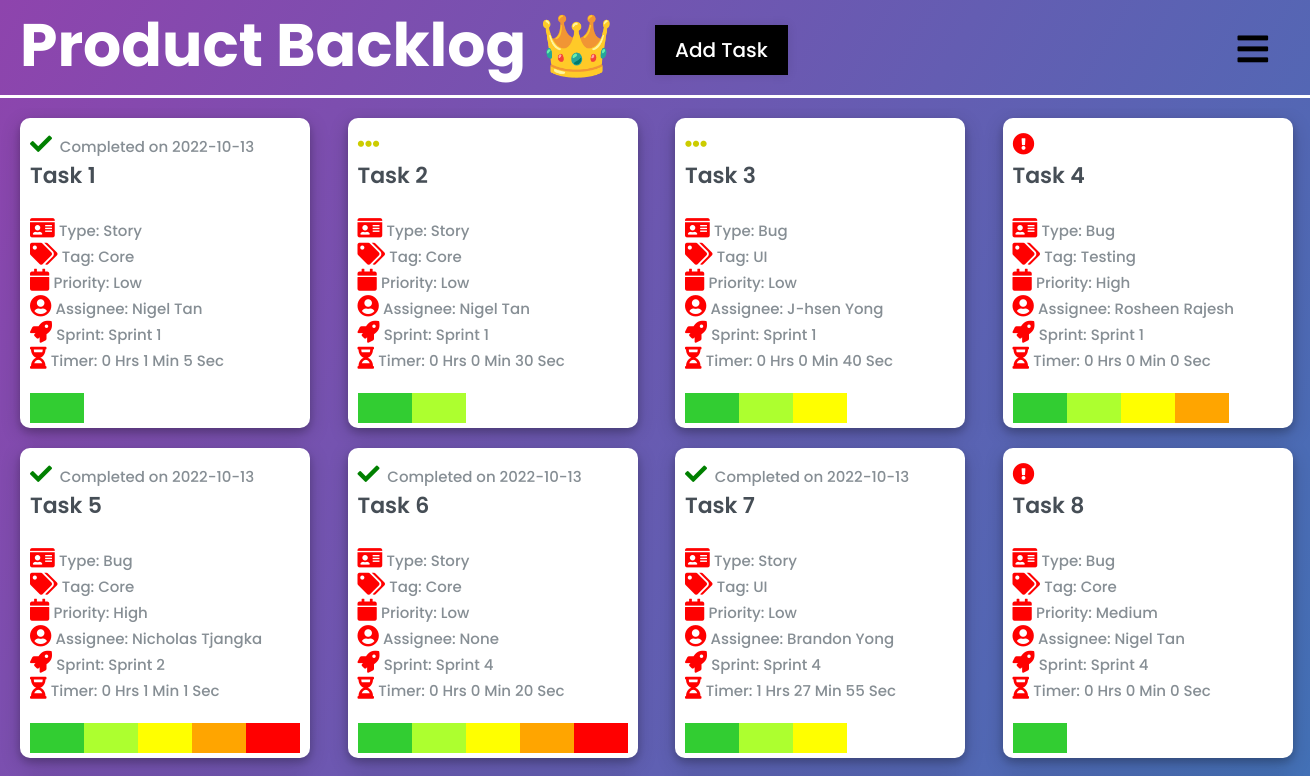
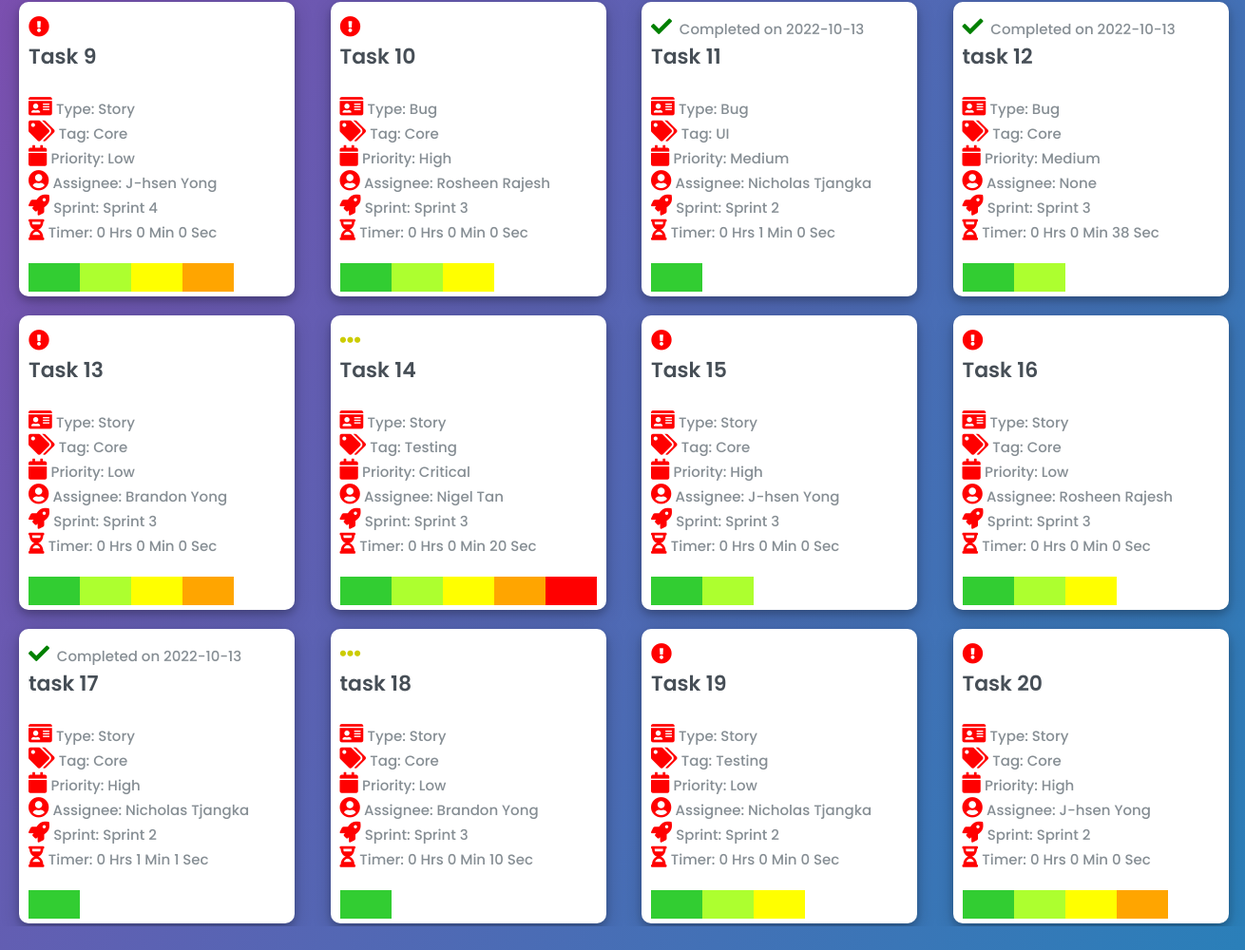
The page / on the database its author committed (2 pictures, top to bottom).
### tables this page shows
CREATE TABLE "card" (
	"card_id"	INTEGER NOT NULL UNIQUE,
	"card_name"	TEXT NOT NULL,
	"card_tag"	TEXT,
	"card_priority"	TEXT,
	"card_storypoint"	TEXT,
	"card_description"	TEXT,
	"card_status"	TEXT,
	"card_start"	TEXT,
	"card_stop"	TEXT,
	"card_elapsed"	BLOB,
	"list_id"	INTEGER,
	"user_username"	TEXT,
	"sprint_id"	INTEGER,
	"card_type"	INTEGER,
	"card_timer"	BLOB DEFAULT 0,
	PRIMARY KEY("card_id" AUTOINCREMENT),
	FOREIGN KEY("user_username") REFERENCES "User"("user_username") ON DELETE SET NULL,
	FOREIGN KEY("list_id") REFERENCES "List"("list_id") ON DELETE SET NULL,
	FOREIGN KEY("sprint_id") REFERENCES "Sprint"("sprint_id") ON DELETE SET NULL
);

CREATE TABLE "Sprint" (
	"sprint_id"	INTEGER NOT NULL UNIQUE,
	"sprint_name"	TEXT,
	"sprint_start"	TEXT,
	"sprint_end"	TEXT,
	"sprint_status"	TEXT,
	PRIMARY KEY("sprint_id" AUTOINCREMENT)
);

### app.py (the view)
@app.route("/", methods=['POST', 'GET'])
def product_backlog():
    users = appDb.all_users()
    sprints = appDb.all_sprint()
    if request.method == "POST":
        card_name = request.form.get("taskname")
        card_tag = request.form.get("tasktag")
        card_priority = request.form.get("taskpriority")
        card_storypoint = request.form.get("taskstorypoint")
        card_description = request.form.get("taskdescription")
        card_type = request.form.get("tasktype")
        if  request.form.get("taskassignee") == "":
            card_assignee = None
        else:
             card_assignee = request.form.get("taskassignee")
        try:
            appDb.create_card(card_name, card_tag, card_priority, card_storypoint, card_description, "To do", card_type, None, card_assignee)
            return redirect("/")
        except:
            return "There was an issue addind your task!"
    else:
        tasks = appDb.all_cards()
        return render_template("index.html", tasks=tasks, users=users, sprints=sprints)

### db.py (called while the page is built)
    def all_users(self) :
        try :
            self.cursor.execute(
                "SELECT * from user")
            return self.cursor.fetchall()
        except Exception as e :
            return e

    def all_cards(self ) :
        try :
            self.cursor.execute(
                "SELECT * from CARD")
            return self.cursor.fetchall()
        except Exception as e :
            return e

    def all_sprint(self) :
        try :
            self.cursor.execute(
                "Select * from sprint")
            return self.cursor.fetchall()
        except Exception as e :
            return e

### templates/index.html (shortened to what this page needs)
{% extends "base.html" %}
{% block head %}
<link rel="stylesheet" href="https://use.fontawesome.com/releases/v5.15.4/css/all.css"/>
{% endblock %}
{% block body %}
<div class="product_backlog">
    <h1>Product Backlog &#128081;</h1>
    <label for="add_task_check" class="show_add_task_btn">Add Task</label>
    <label for="check">
        <i class="fas fa-bars" id="btn"></i>
    </label>
    <div class="task_box">
        {% for task in tasks %}
            <div class="miniature_card">
                <div class="front_facing">
                    {% if task[6] == "To do" %}
                        <div><i class="fa fa-exclamation-circle" style="color:red; margin-top: 5px;"></i></div>
                    {% elif task[6] == "Doing" %}
                        <div><i class="fa fa-ellipsis-h" style="color:#CCCC00; margin-top: 5px;"></i></div>
                    {% else %}
                        <div><i class="fa fa-check" style="color:green; margin-top: 5px;"></i><span class="quote2">&nbsp;&nbsp;Completed on {{task[9]}}</span></div>
                    {% endif %}
                    <div class="card_text">
                        <h3 class="name">{{task[1]}}</h3>
                        <br>
                    </div>
                    <div class="tag_type_priority">
                        <i class="fa fa-id-card"></i>
                        <span class="quote2">Type: {{task[13]}}</span>
                        <br>
                        <i class="fa fa-tags"></i>
                        <span class="quote2">Tag: {{task[2]}}</span>
                        <br>
                        <i class="fa fa-calendar"></i>
                        <span class="quote2">Priority: {{task[3]}}</span>
                        <br>
                        <i class="fa fa-user-circle"></i>
                        <span class="quote2">Assignee: {{task[11]}}</span>
                        <br>
                        <i class="fa fa-rocket"></i>
                        {% if task[12] == None %}
                            <span class="quote2">Sprint: None</span>
                        {% else %}
                            {% for sprint in sprints %}
                                {% if task[12] == sprint[0] %}
                                    <span class="quote2">Sprint: {{sprint[1]}}</span>
                                {% endif %}
                            {% endfor %}
                        {% endif %}
                        <br>
                        <i class="fa fa-hourglass-half"></i>
                        {% if task[14] == 0 %}
                            <span class="quote2">Timer: 0 Hrs 0 Min 0 Sec</span>
                        {% else %}
                            {% set time = task[14]|int() %}
                            {% set time = time - 662400 %}
                            <span class="quote2">Timer: {{time // 3600}} Hrs {{(time // 60) - (60*(time // 3600))}} Min {{time % 60}} Sec</span>
                        {% endif %}
                        <br>
                        <div class="line">
                            {% if task[4] == "1" %}
                                <span class="color-1"></span>
                            {% elif task[4] == "2" %}
                                <span class="color-1"></span>
                                <span class="color-2"></span>
                            {% elif task[4] == "3" %}
                                <span class="color-1"></span>
                                <span class="color-2"></span>
                                <span class="color-3"></span>
                            {% elif task[4] == "4" %}
                                <span class="color-1"></span>
                                <span class="color-2"></span>
                                <span class="color-3"></span>
                                <span class="color-4"></span>
                            {% else %}
                                <span class="color-1"></span>
                                <span class="color-2"></span>
                                <span class="color-3"></span>
                                <span class="color-4"></span>
                                <span class="color-5"></span>
                            {% endif %}
                        </div>
                    </div>
                </div>
            </div>
        {% endfor %}
    </div>
</div>
{% endblock %}

### templates/base.html (shortened to what this page needs)
<!DOCTYPE html>
<html lang="en">
<head>
    <link rel="stylesheet" href="{{ url_for('static', filename='css/main.css')}}">
    {% block head %}{% endblock %}
</head>
<body>
    {% block body %}{% endblock %}
</body>
</html>

### static/css/main.css (style rules this page uses)
* { margin: 0; padding: 0; box-sizing: border-box; font-family: "Poppins", sans-serif; }
body { margin: 0; padding: 0; overflow: hidden; }
.product_backlog { background: linear-gradient(120deg, #8e44ad, #2980b9); height: 100vh; }
.product_backlog h1 { text-align: left; padding-left: 20px; padding-bottom: 5px; border-bottom: 3px solid white; font-size: 60px; color: white; }
label #btn, label #cancel { position: absolute; cursor: pointer; border-radius: 3px; }
label #btn { right: 30px; top: 25px; font-size: 35px; color: black; padding: 6px 12px; transition: all .5s; }
.show_add_task_btn { background-color: black; padding: 10px 20px; font-size: 20px; font-weight: 500; color: white; cursor: pointer; box-shadow: 0px 0px 10px rgba(0,0,0,0.1); border-color: black; position: absolute; top: 25px; left: 50%; }
.task_box { display: grid; grid-template-columns: repeat(4, minmax(150px, 0.5fr)); grid-row: 150px; padding: 10px; gap: 20px; justify-content: center; overflow: auto; max-height: 90%; margin-top: 10px; }
.miniature_card { width: 290px; max-width: 290px; height: 310px; max-height: 310px; background-color: #fff; justify-content: left; align-items: left; text-align: left; border-radius: 10px; box-shadow: 0 4px 8px 0 rgba(0, 0, 0, 0.2), 0 6px 20px 0 rgba(0, 0, 0, 0.19); padding: 10px; overflow: hidden; margin-left: 10px; word-wrap: break-word; }
.miniature_card i { font-size: 22px !important; color: red; }
.miniature_card .name { font-size: 22px; color: #464e56; font-weight: 600; }
.miniature_card .quote2 { font-size: 15px; font-weight: 500; color: #868e94; }
.line span { display:block; width:20%; float:left; height:5px; margin-top: 20px; height: 30px; }
.line { width:100%; }
.color-1 { background: limegreen; }
.color-2 { background:greenyellow; }
.color-3 { background:yellow; }
.color-4 { background:orange; }
.color-5 { background:red; }

### rows shown on the page
card: card_elapsed "2022-10-13", card_name "Task 1", card_type "Story", card_tag "Core", card_priority "Low", user_username "Nigel Tan", time "0", value "1", time "5", card_storypoint "1" (drawn)
Sprint: sprint_name "Sprint 1"
card: card_status "Doing" (drawn), card_name "Task 2", card_type "Story", card_tag "Core", card_priority "Low", user_username "Nigel Tan", time "0", value "0", time "30", card_storypoint "2" (drawn)
card: card_status "Doing" (drawn), card_name "Task 3", card_type "Bug", card_tag "UI", card_priority "Low", user_username "J-hsen Yong", time "0", value "0", time "40", card_storypoint "3" (drawn)
card: card_status "To do" (drawn), card_name "Task 4", card_type "Bug", card_tag "Testing", card_priority "High", user_username "Rosheen Rajesh", card_timer "Timer: 0 Hrs 0 Min 0 Sec", card_storypoint "4" (drawn)
card: card_elapsed "2022-10-13", card_name "Task 5", card_type "Bug", card_tag "Core", card_priority "High", user_username "Nicholas Tjangka", time "0", value "1", time "1"
Sprint: sprint_name "Sprint 2"
card: card_elapsed "2022-10-13", card_name "Task 6", card_type "Story", card_tag "Core", card_priority "Low", task "None", time "0", value "0", time "20"
Sprint: sprint_name "Sprint 4"
card: card_elapsed "2022-10-13", card_name "Task 7", card_type "Story", card_tag "UI", card_priority "Low", user_username "Brandon Yong", time "1", value "27", time "55", card_storypoint "3" (drawn)
card: card_status "To do" (drawn), card_name "Task 8", card_type "Bug", card_tag "Core", card_priority "Medium", user_username "Nigel Tan", card_timer "Timer: 0 Hrs 0 Min 0 Sec", card_storypoint "1" (drawn)
card: card_status "To do" (drawn), card_name "Task 9", card_type "Story", card_tag "Core", card_priority "Low", user_username "J-hsen Yong", card_timer "Timer: 0 Hrs 0 Min 0 Sec", card_storypoint "4" (drawn)
card: card_status "To do" (drawn), card_name "Task 10", card_type "Bug", card_tag "Core", card_priority "High", user_username "Rosheen Rajesh", card_timer "Timer: 0 Hrs 0 Min 0 Sec", card_storypoint "3" (drawn)
Sprint: sprint_name "Sprint 3"
card: card_elapsed "2022-10-13", card_name "Task 11", card_type "Bug", card_tag "UI", card_priority "Medium", user_username "Nicholas Tjangka", time "0", (time//60)-(60*(time//3600)) "1"
card: card_elapsed "2022-10-13", card_name "task 12", card_type "Bug", card_tag "Core", card_priority "Medium", task "None", time "0", value "0", time "38", card_storypoint "2" (drawn)
card: card_status "To do" (drawn), card_name "Task 13", card_type "Story", card_tag "Core", card_priority "Low", user_username "Brandon Yong", card_timer "Timer: 0 Hrs 0 Min 0 Sec", card_storypoint "4" (drawn)
card: card_status "Doing" (drawn), card_name "Task 14", card_type "Story", card_tag "Testing", card_priority "Critical", user_username "Nigel Tan", time "0", value "0", time "20"
card: card_status "To do" (drawn), card_name "Task 15", card_type "Story", card_tag "Core", card_priority "High", user_username "J-hsen Yong", card_timer "Timer: 0 Hrs 0 Min 0 Sec", card_storypoint "2" (drawn)
card: card_status "To do" (drawn), card_name "Task 16", card_type "Story", card_tag "Core", card_priority "Low", user_username "Rosheen Rajesh", card_timer "Timer: 0 Hrs 0 Min 0 Sec", card_storypoint "3" (drawn)
card: card_elapsed "2022-10-13", card_name "task 17", card_type "Story", card_tag "Core", card_priority "High", user_username "Nicholas Tjangka", time "0", (time//60)-(60*(time//3600)) "1", time%60 "1"
card: card_status "Doing" (drawn), card_name "task 18", card_type "Story", card_tag "Core", card_priority "Low", user_username "Brandon Yong", time "0", value "0", time "10", card_storypoint "1" (drawn)
card: card_status "To do" (drawn), card_name "Task 19", card_type "Story", card_tag "Testing", card_priority "Low", user_username "Nicholas Tjangka", card_timer "Timer: 0 Hrs 0 Min 0 Sec", card_storypoint "3" (drawn)
card: card_status "To do" (drawn), card_name "Task 20", card_type "Story", card_tag "Core", card_priority "High", user_username "J-hsen Yong", card_timer "Timer: 0 Hrs 0 Min 0 Sec", card_storypoint "4" (drawn)
